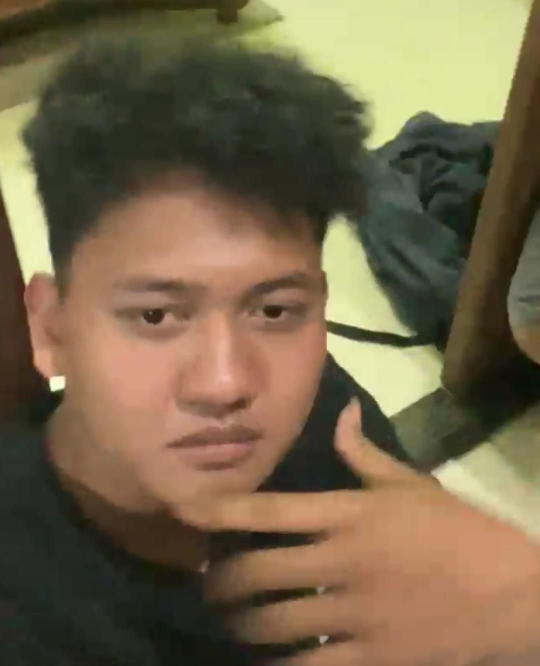
#> input picture Image/Dewasa.jpeg, 1080 x 1331 px (shown at 1/2 size); its folder holds only this picture in this run
$ python -i app.py   (imports and definitions only)
#> lines starting #> are read from the running program, lines starting #| are printed output that depends on the picture
import os
import cv2
import shutil
import random
import numpy as np
import pandas as pd
import streamlit as st
from sklearn.decomposition import PCA
from sklearn.metrics.pairwise import cosine_similarity

# [1 line not run here, left out]

IMG_SIZE = (100, 100)
RAW_DIR = "dataset"
TRAIN_DIR = "data/train"
TEST_DIR = "data/test"
TARGET_IMAGE_DIR = "Image"

face_cascade = cv2.CascadeClassifier(cv2.data.haarcascades + "haarcascade_frontalface_default.xml")

def detect_and_crop_face(image_path):
#> called with image_path = 'Image/Dewasa.jpeg'
    img = cv2.imread(image_path)
#> img is the input picture: shape (1331, 1080, 3); mean B, G, R 75, 102, 117.9
    if img is None:
        raise ValueError(f"Gambar tidak ditemukan: {image_path}")
    gray = cv2.cvtColor(img, cv2.COLOR_BGR2GRAY)
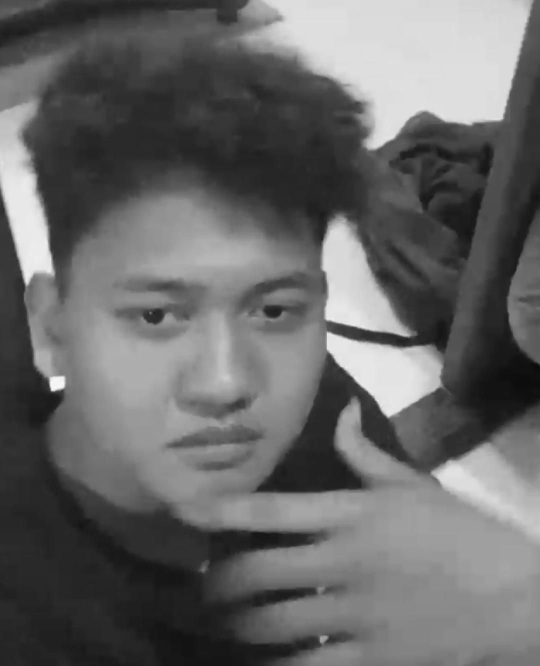
#> gray: shape (1331, 1080) (shown at 1/2 size); min 8, max 251, mean 103.7
    faces = face_cascade.detectMultiScale(gray, scaleFactor=1.1, minNeighbors=4)
#> faces = [[119, 391, 597, 597]]
    if len(faces) > 0:
        x, y, w, h = faces[0]
#> x = 119; y = 391; w = 597; h = 597
        face_crop = gray[y:y+h, x:x+w]
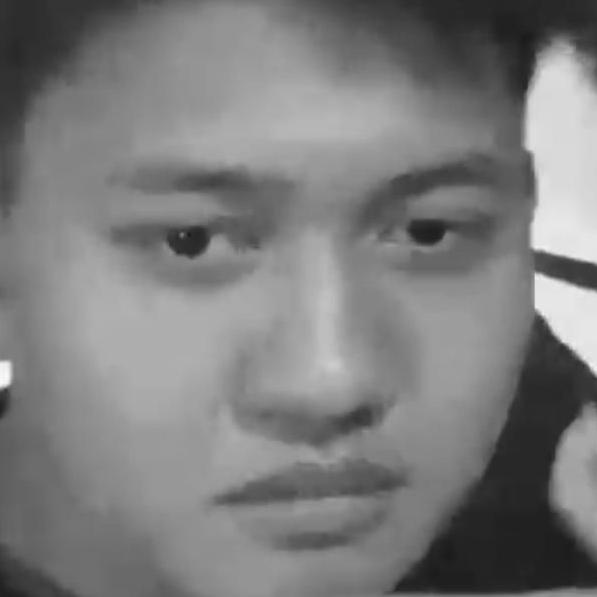
#> face_crop: shape (597, 597); min 27, max 251, mean 124
    else:
        face_crop = gray
    face_resized = cv2.resize(face_crop, IMG_SIZE)
    return (face_resized / 255.0).flatten()

# [24 lines left out: function split_faces_dataset, not called in this run]

def load_dataset_from_folder(dir_path):
    X, labels = [], []
    if not os.path.exists(dir_path):
        return np.array(X), np.array(labels)
    for person_name in os.listdir(dir_path):
        person_folder = os.path.join(dir_path, person_name)
        if not os.path.isdir(person_folder):
            continue
        for filename in os.listdir(person_folder):
            if filename.lower().endswith((".jpg", ".jpeg", ".png")):
                try:
                    vector = detect_and_crop_face(os.path.join(person_folder, filename))
                    X.append(vector)
                    labels.append(person_name)
                except:
                    continue
    return np.array(X), np.array(labels)

# [23 lines left out: function evaluate_accuracy_robust, not called in this run]

# [4 lines not run here, left out]

X_train_raw, y_train = load_dataset_from_folder(TRAIN_DIR)
X_test_raw, y_test = load_dataset_from_folder(TEST_DIR)

# [1 line not run here, left out]
max_components = max(2, min(len(X_train_raw), 200))

# [1 line that did not run here, left out]
# [1 line that did not run here, left out]

# [1 line that did not run here, left out]
X_train_pca = pca.fit_transform(X_train_raw) if len(X_train_raw) > 0 else np.array([])
X_test_pca = pca.transform(X_test_raw) if len(X_test_raw) > 0 else np.array([])

# [1 line that did not run here, left out]

# [71 lines not run here, left out]

>>> result = detect_and_crop_face('Image/Dewasa.jpeg')
#> result = 10000 values, max 0.957 at index 6300, min 0.11 at index 687, mean 0.486

$ run again, on Image/anak.jpeg
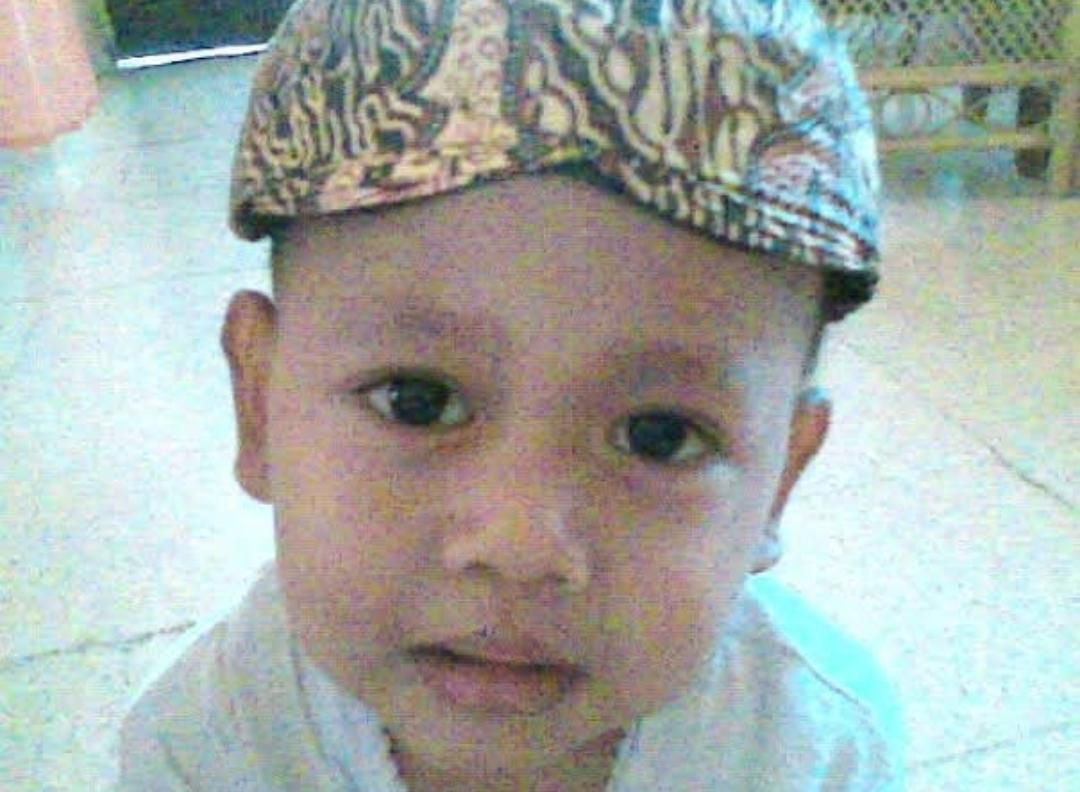
#> input picture Image/anak.jpeg, 1080 x 792 px
#> in detect_and_crop_face, img is the input picture: shape (792, 1080, 3); mean B, G, R 168.8, 173.8, 166
#> in detect_and_crop_face, `gray = cv2.cvtColor(img, cv2.COLOR_BGR2GRAY)`:
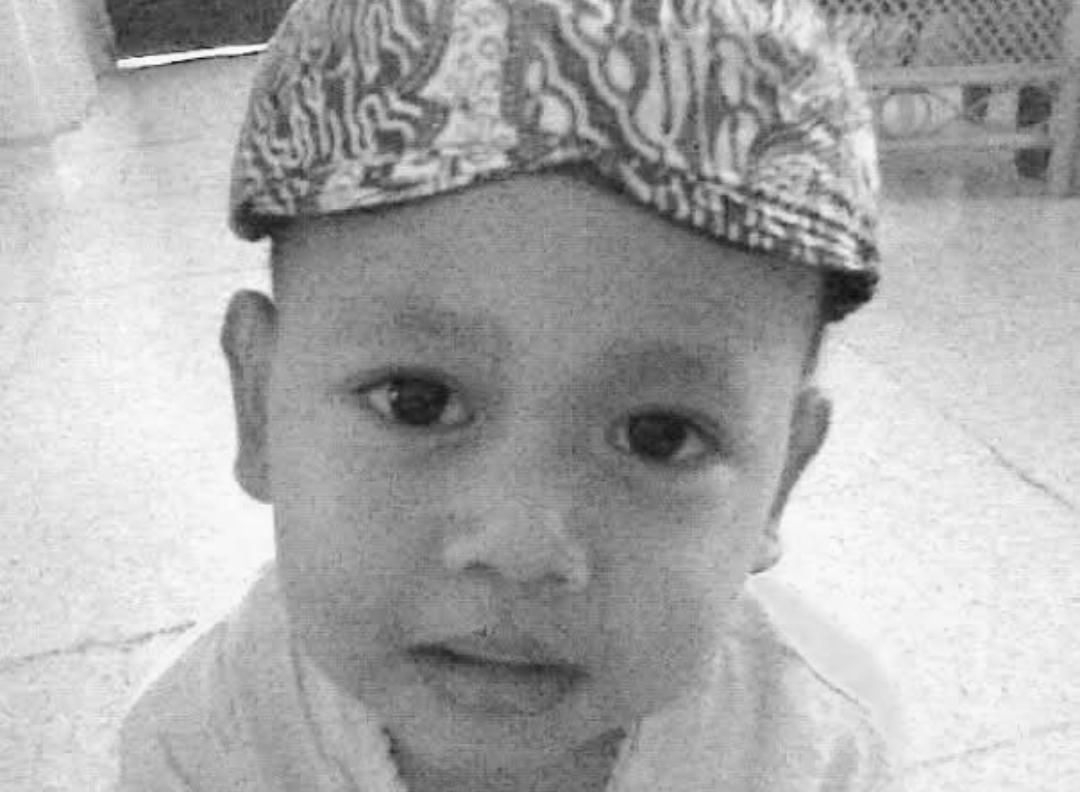
#> gray: shape (792, 1080); min 14, max 253, mean 170.9
#> faces = [[206, 203, 585, 585]]
#> x = 206; y = 203; w = 585
#> in detect_and_crop_face, `face_crop = gray[y:y+h, x:x+w]`:
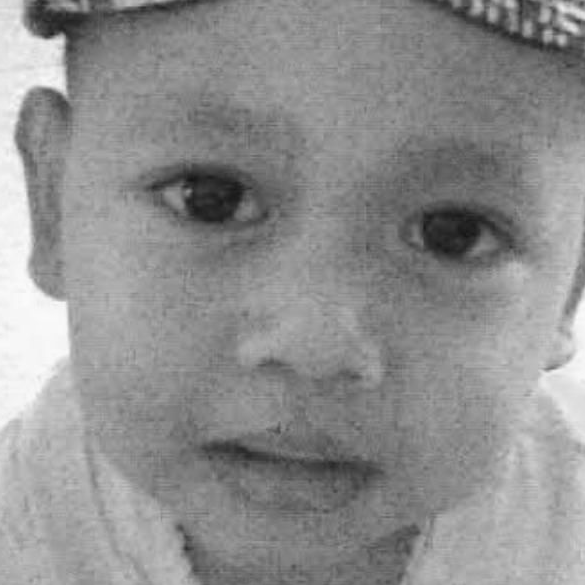
#> face_crop: shape (585, 585); min 20, max 251, mean 142.6
#> result = 10000 values, max 0.984 at index 5104, min 0.102 at index 3033, mean 0.559
